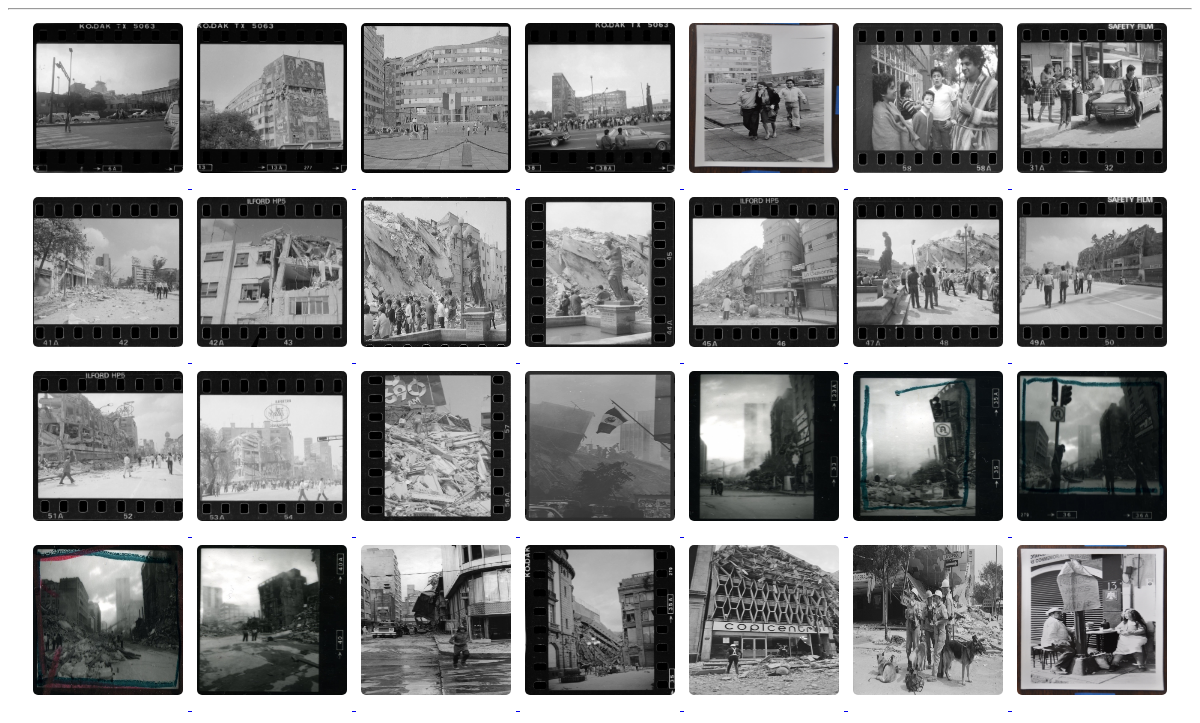
Page /galerie.php on the committed database.
### tables this page shows
CREATE TABLE IF NOT EXISTS PHOTO
 (
   ID_PHOTO INTEGER(3) NOT NULL AUTO_INCREMENT ,
   ID_PJ INTEGER(3) NOT NULL  ,
   REPERTOIRE VARCHAR(128) NOT NULL DEFAULT 'photos' ,
   NOM_PHOTO VARCHAR(128) NOT NULL  ,
   TITRE VARCHAR(128) NOT NULL,
   LONGITUDE DECIMAL(10,7) NOT NULL  ,
   LATITUDE DECIMAL(10,7) NOT NULL  ,
   DESCRIPTION_FR TEXT NOT NULL  ,
   DESCRIPTION_ES TEXT NOT NULL  ,
   ADRESSE_FR VARCHAR(128) NOT NULL  ,
   ADRESSE_ES VARCHAR(128) NOT NULL  ,
   PRECISIONLOC BOOL NOT NULL  ,
   ORDRE VARCHAR(10) NULL  ,
   DATE_PHOTO DATE NULL  ,
   STREET_VIEW TEXT NULL  ,
   ANGLE_VUE VARCHAR(10) NULL  
   , PRIMARY KEY (ID_PHOTO),
  CONSTRAINT ORDRE_UNIQUE UNIQUE (ID_PJ,ORDRE)
 );

### galerie.php (the view, shortened to what this page needs)
<center>
<div id="main">
	<h2><?php echo $xml->galerie->$lang;?></h2><hr>
    <div class="gallery">
        <?php
        include('connexion_bd.php');
        $query = $myPDO->query("SELECT * FROM photo, photojournaliste WHERE photo.ID_PJ=photojournaliste.ID_PJ ORDER BY CAST(photo.ORDRE AS UNSIGNED);");
		if($query->rowCount() > 0){
			while($row = $query->fetch(PDO::FETCH_ASSOC)){
				$img = substr($row['NOM_PHOTO'],0,-4);
				$format = substr($row['NOM_PHOTO'],-4);
                $imageThumbURL = 'photos/thumb_400/'.$img.'_400'.$format;
                $imageURL = 'photos/'.$row["NOM_PHOTO"];
				$date= $row['DATE_PHOTO'];
				$auteurP= $row['PRENOM_PJ'];
				$auteurN= $row['NOM_PJ'];
        ?>
            <a class ="fancybox" href="<?php echo $imageURL; ?>" data-fancybox="group" data-caption="
			<?php if ($getlang == "fr" || $lang == "fr")
				  echo '<br>';
				  echo '<br>';
				  echo '<strong>'.$xml->date_g->$lang.':&nbsp;</strong>'.$date;
				  echo '<br>';
				  echo '<strong>'.$xml->auteur_g->$lang.':&nbsp;</strong>'.$auteurP.'&nbsp'.$auteurN;
			?> <p><strong>StreetView :&nbsp;<a target= '_blank' href=<?php echo $row["STREET_VIEW"].'>'.$xml->pano_g->$lang;?></a></strong></p>" content="text/html";>
            <img src="<?php echo $imageThumbURL; ?>" data-title-id="title-1" alt="" />
			</a>
    <?php
		}
     }
	 ?>
    </div>
</div>
</center>

### galerie.php (style rules this page uses)
.gallery img { width: 150px; height: 150px; border-radius: 5px; cursor: pointer; transition: .3s; margin : 5px; margin-bottom: 15px; }
.gallery { overflow: auto; }

### rows in the picture
photo: shows a picture
photo: shows a picture
photo: shows a picture
photo: shows a picture
photo: shows a picture
photo: shows a picture
photo: shows a picture
photo: shows a picture
photo: shows a picture
photo: shows a picture
photo: shows a picture
photo: shows a picture
photo: shows a picture
photo: shows a picture
photo: shows a picture
photo: shows a picture
photo: shows a picture
photo: shows a picture
photo: shows a picture
photo: shows a picture
photo: shows a picture
photo: shows a picture
photo: shows a picture
photo: shows a picture
photo: shows a picture
photo: shows a picture
photo: shows a picture
photo: shows a picture
